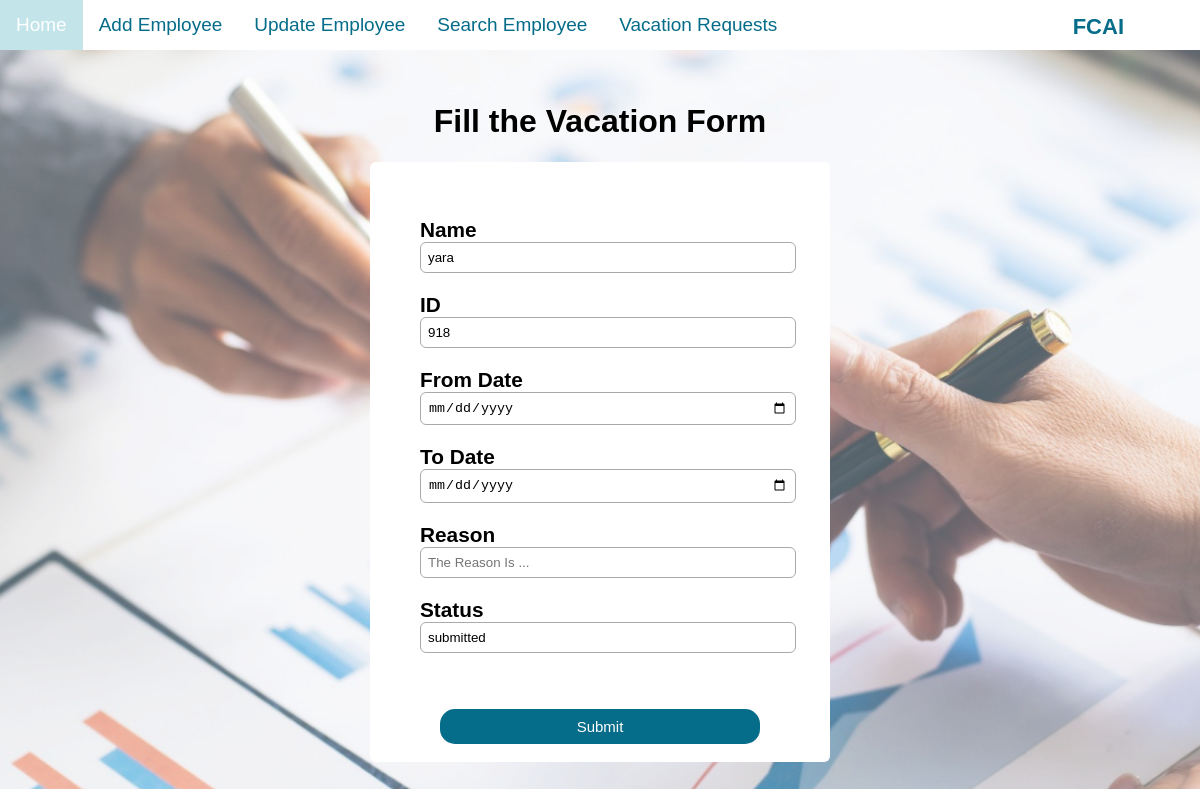
Before: /addVF/918/ with the older database file.
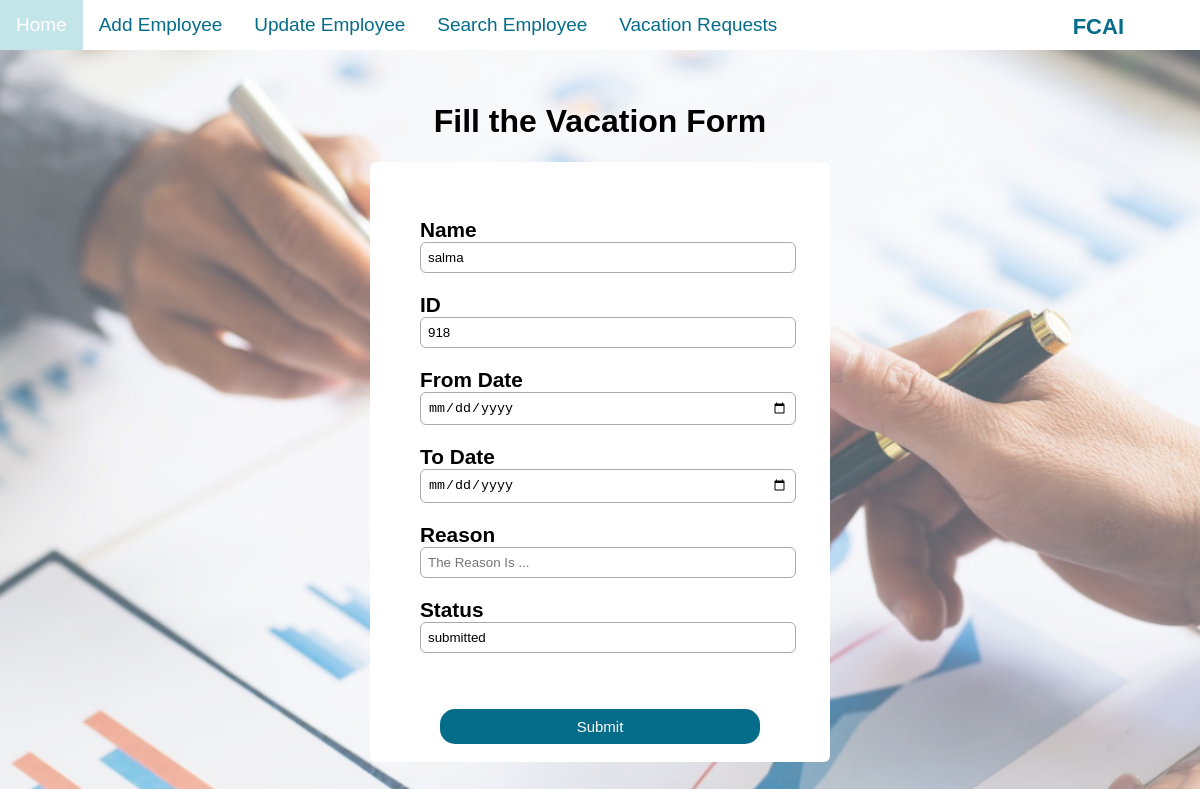
After: the same page with the newer database file.
### HR/models.py (models this page shows)
class RegisterForm(models.Model):
    gndr=[
        ('Male','M'),('Female','F'),
        ]
    ms=[
        ('Single','Single'),('Married','Married'),
        ]
    stats=[
        ('Active','Active'),
        ('Inactive','Inactive'),
    ]
    EmployeeID = models.CharField(max_length=100,primary_key=True)
    EmployeeName = models.CharField(max_length=100)
    email = models.EmailField(max_length=100)
    phone = models.CharField(max_length=100)
    Addres = models.CharField(max_length=100)
    Salary = models.CharField(max_length=100)
    NumberVacation = models.IntegerField()
    NumberApprovedVacation = models.IntegerField()
    Date = models.DateField()
    Gender = models.CharField(max_length=8,choices=gndr)
    Status = models.CharField(max_length=8,choices=stats)
    MARITALSTATUE = models.CharField(max_length=8,choices=ms)

### HR/views.py (the view)
# urls.py: path('addVF/<int:EmployeeID>/', views.addVF, name='addVF'),
def addVF(request,EmployeeID):
  mymember = RegisterForm.objects.get(EmployeeID=EmployeeID)
  template = loader.get_template('vacationForm.html')
  context = {
    'mymember': mymember,
  }
  return HttpResponse(template.render(context, request))

### HR/templates/vacationForm.html (shortened to what this page needs)
{% include 'navbar.html' %} {% load static %}
<link rel="stylesheet" href="{% static 'css/vacationForm.css' %}" />
{% block content%}
<!DOCTYPE html>
<html>
  <head>
  </head>
  <body id="bodyy">
    <div>
      <h1>Fill the Vacation Form</h1>
      <form class="formData" method="POST" action="addVacationForm/{{mymember.EmployeeID}}">
        <br /><br />
        <div>
          <label> Name </label>
          <input
            type="text"
            id="VEmpName"
            placeholder="Name"
            required
            name="VFName"
            value="{{mymember.EmployeeName}}"
          />
        </div>
        <div>
          <label> ID </label>
          <input type="text" id="empID" placeholder="ID" name="VFID" required value="{{mymember.EmployeeID}}"/>
        </div>
        <div>
          <label> From Date </label>
          <input type="date" id="fromDate" name="VFFromDate"  />
        </div>
        <div>
          <label> To Date </label>
          <input type="date" id="toDate" name="VFToDate" />
        </div>
        <div>
          <label> Reason </label>
          <input
            type="text"
            id="VReason"
            placeholder="The Reason Is ..."
            name="VFReason"
          />
        </div>
        <div>
          <label> Status </label>
          <input type="text" id="Vstatus" value="submitted" name="VFStatus" />
        </div>
        <br />
        <div>
          <br />
          <input type="submit" id="sbmtbtn" />
        </div>
      </form>
      <br />
    </div>
  </body>
</html>
{% endblock content %}

Changed rows visible on the page:
changed RegisterForm id 918: VFName "yara" → "salma"
